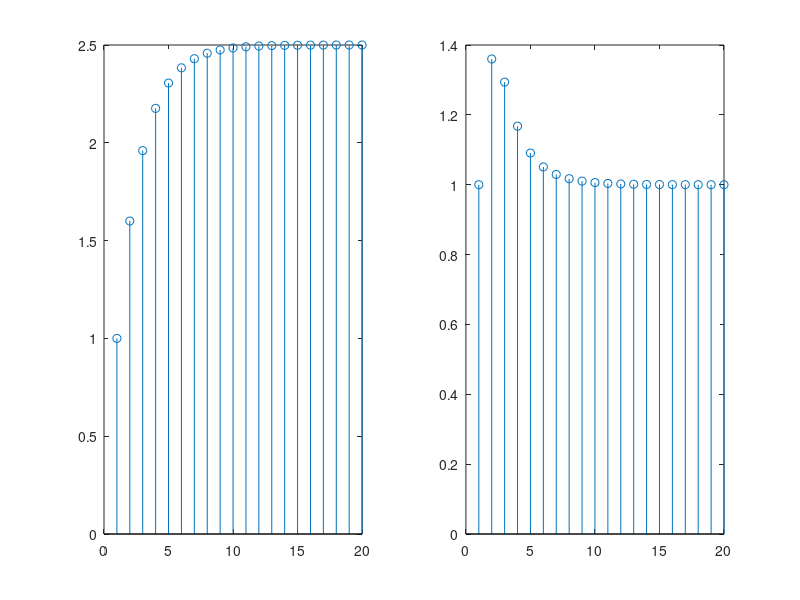

Here is the MATLAB script that generated this plot:
clear;
clc;
n=[0:19];
x1=[1,zeros(1,19)];
for i=1:20
    x1(i)=1;
end
a1=[1,-0.6];
b1=[1];
s1=filter(b1,a1,x1);
subplot(1,2,1);
stem(s1);
s2(1)=1;
for i=2:20
    s2(i)=0.6^i*s2(i-1)+x1(i);
end
subplot(1,2,2);
stem(s2);